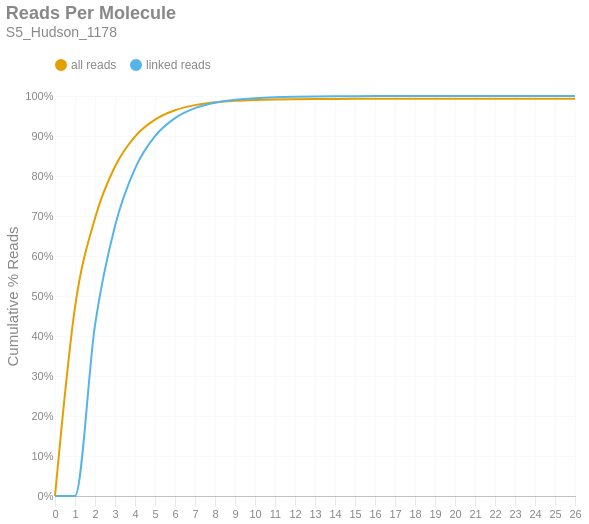

The code cell stored with this chart in its notebook:
### Markdown cell above
### Reads per Molecule
This chart shows the cumulative distribution of the number of reads per linked molecule. That is, how many alignments are associated with a unique molecule. This excludes the number of reads associated with invalid or absent linked-read barcodes. The `linked` histogram is the percentages recalculated when disregarding singletons.

### Code cell
if SKIPLR:
    print_html(f"Skipped")
else:
    counts = np.bincount(valids['reads'].cast(pl.Int64).to_numpy())
    weighted = counts * np.arange(len(counts))
    all_perc = weighted / n_reads
    linked_perc = weighted / n_linked_reads
    linked_perc[1] = 0
    binned_df = pl.DataFrame({
        'readsper': list(range(len(counts))),
        'all reads (cumsum)': np.cumsum(all_perc).tolist(),
        'linked reads (cumsum)': np.cumsum(linked_perc).tolist(),
    })

    with SafeRender(binned_df):
        (
            density_plot(binned_df, 'Reads Per Molecule', samplename, 'readspmol')
            .encode(
                x=alt.X('readsper:O', title=None).axis(labelAngle=0).scale(padding=0),
                y=alt.Y('value:Q', title='Cumulative % Reads').axis(format='%').stack(False),
                color=alt.Color("key:N").scale(domain=["all reads", "linked reads"]),
                tooltip=[
                    alt.Tooltip("key:N", title="Data Type"),
                    alt.Tooltip("readsper:O", title="Reads Per Molecule"),
                    alt.Tooltip("value:Q", format=".2%", title="% Reads (Cum.)")
                ]            
            )
        ).display()

### Figure 1 — Vega-Lite specification as saved in the notebook (floating-point values rounded to 4 significant figures)
{"width": "container", "height": 400, "config": {"title": {"anchor": "start", "dy": -15, "fontSize": 18, "color": "#888888", "subtitleColor": "#888888", "subtitleFontSize": 14}, "arc": {"fill": "#0072B2"}, "axis": {"domainColor": "#888888", "domainWidth": 0.5, "gridWidth": 0.2, "grid": false, "titleFontWeight": 400, "titleFontSize": 15, "labelFontSize": 11, "labelColor": "#888888", "tickColor": "#888888", "tickWidth": 0.2, "titleColor": "#888888"}, "axisBand": {"grid": false}, "axisX": {"grid": true, "tickSize": 10, "domainCap": "round"}, "axisY": {"domain": false, "grid": true, "tickSize": 0, "domainCap": "round"}, "background": "transparent", "header": {"labelFontSize": 15, "labelColor": "#888888", "titleFontSize": 15, "titleFontWeight": 600, "titleColor": "#888888"}, "legend": {"labelFont": "sans-serif", "labelFontSize": 12, "labelColor": "#888888", "symbolSize": 100, "symbolType": "circle", "titleFontSize": 12, "titlePadding": 10, "titleColor": "#888888", "title": null, "orient": "top"}, "range": {"category": ["#E69F00", "#56B4E9", "#009E73", "#F0E442", "#0072B2", "#D55E00", "#CC79A7", "#000000"], "diverging": ["#cfe8f3", "#a2d4ec", "#73bfe2", "#46abdb", "#1696d2", "#12719e"]}, "area": {"fill": "#0072B2", "fillOpacity": 0.7, "line": true, "strokeOpacity": 0.7}, "line": {"color": "#0072B2", "stroke": "#0072B2", "strokeWidth": 2}, "trail": {"color": "#0072B2", "stroke": "#0072B2", "strokeWidth": 0, "size": 1}, "point": {"filled": true, "fillOpacity": 1.0, "size": 95}, "text": {"color": "#888888", "fontSize": 11, "align": "right", "fontWeight": 400, "size": 11}, "bar": {"fill": "#0072B2", "stroke": null}, "view": {"stroke": null, "continuousWidth": 660, "continuousHeight": 400}}, "data": {"name": "data-848285299b00b772bd015eaca002f612"}, "mark": {"type": "line", "interpolate": "monotone", "point": {"opacity": 0, "size": 275}}, "encoding": {"color": {"field": "key", "scale": {"domain": ["all reads", "linked reads"]}, "type": "nominal"}, "tooltip": [{"field": "key", "title": "Data Type", "type": "nominal"}, {"field": "readsper", "title": "Reads Per Molecule", "type": "ordinal"}, {"field": "value", "format": ".2%", "title": "% Reads (Cum.)", "type": "quantitative"}], "x": {"axis": {"labelAngle": 0}, "field": "readsper", "scale": {"padding": 0}, "title": null, "type": "ordinal"}, "y": {"axis": {"format": "%"}, "field": "value", "stack": false, "title": "Cumulative % Reads", "type": "quantitative"}}, "params": [{"name": "param_c36ac31b6afebe62", "select": {"type": "point", "fields": ["key"]}, "bind": "legend"}], "title": {"text": "Reads Per Molecule", "subtitle": "S5_Hudson_1178"}, "transform": [{"fold": ["all reads (cumsum)", "linked reads (cumsum)"]}, {"calculate": "replace(datum.key, ' (cumsum)', '')", "as": "key"}, {"filter": {"param": "param_c36ac31b6afebe62"}}], "usermeta": {"embedOptions": {"downloadFileName": "S5_Hudson_1178.readspmol"}}, "$schema": "https://vega.github.io/schema/vega-lite/v6.1.0.json", "datasets": {"data-848285299b00b772bd015eaca002f612": [{"readsper": 0, "all reads (cumsum)": 0.0, "linked reads (cumsum)": 0.0}, {"readsper": 1, "all reads (cumsum)": 0.4717, "linked reads (cumsum)": 0.0}, {"readsper": 2, "all reads (cumsum)": 0.6945, "linked reads (cumsum)": 0.4273}, {"readsper": 3, "all reads (cumsum)": 0.8238, "linked reads (cumsum)": 0.6752}, {"readsper": 4, "all reads (cumsum)": 0.8985, "linked reads (cumsum)": 0.8187}, {"readsper": 5, "all reads (cumsum)": 0.9408, "linked reads (cumsum)": 0.8997}, {"readsper": 6, "all reads (cumsum)": 0.9643, "linked reads (cumsum)": 0.9447}, {"readsper": 7, "all reads (cumsum)": 0.9772, "linked reads (cumsum)": 0.9696}, {"readsper": 8, "all reads (cumsum)": 0.9843, "linked reads (cumsum)": 0.9831}, {"readsper": 9, "all reads (cumsum)": 0.9882, "linked reads (cumsum)": 0.9906}, {"readsper": 10, "all reads (cumsum)": 0.9903, "linked reads (cumsum)": 0.9947}, {"readsper": 11, "all reads (cumsum)": 0.9915, "linked reads (cumsum)": 0.997}, {"readsper": 12, "all reads (cumsum)": 0.9922, "linked reads (cumsum)": 0.9982}, {"readsper": 13, "all reads (cumsum)": 0.9925, "linked reads (cumsum)": 0.9989}, {"readsper": 14, "all reads (cumsum)": 0.9928, "linked reads (cumsum)": 0.9994}, {"readsper": 15, "all reads (cumsum)": 0.9929, "linked reads (cumsum)": 0.9996}, {"readsper": 16, "all reads (cumsum)": 0.9929, "linked reads (cumsum)": 0.9997}, {"readsper": 17, "all reads (cumsum)": 0.993, "linked reads (cumsum)": 0.9998}, {"readsper": 18, "all reads (cumsum)": 0.993, "linked reads (cumsum)": 0.9999}, {"readsper": 19, "all reads (cumsum)": 0.993, "linked reads (cumsum)": 0.9999}, {"readsper": 20, "all reads (cumsum)": 0.9931, "linked reads (cumsum)": 0.9999}, {"readsper": 21, "all reads (cumsum)": 0.9931, "linked reads (cumsum)": 1.0}, {"readsper": 22, "all reads (cumsum)": 0.9931, "linked reads (cumsum)": 1.0}, {"readsper": 23, "all reads (cumsum)": 0.9931, "linked reads (cumsum)": 1.0}, {"readsper": 24, "all reads (cumsum)": 0.9931, "linked reads (cumsum)": 1.0}, {"readsper": 25, "all reads (cumsum)": 0.9931, "linked reads (cumsum)": 1.0}, {"readsper": 26, "all reads (cumsum)": 0.9931, "linked reads (cumsum)": 1.0}]}}
